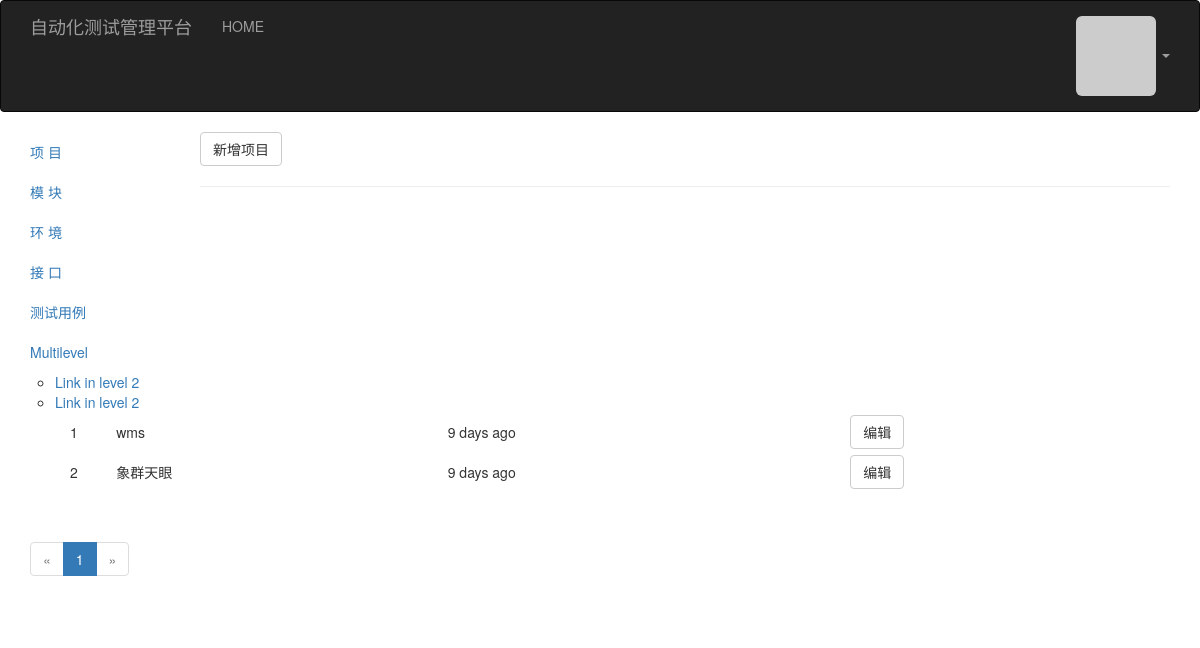
Page /project/show (signed in) on the committed database.
### model.py (models this page shows)
class Project(db.Model):
    __tablename__ = "projects"
    id = db.Column(db.Integer, primary_key=True)
    name = db.Column(db.String(64), unique=True)
    desc = db.Column(db.Text)
    timestamp = db.Column(db.DateTime, index=True, default=datetime.utcnow())
    models = db.relationship('ProjectModel', backref='project',lazy='dynamic')
    testcases = db.relationship('TestCase', backref='project',lazy='dynamic')

### app/project/project_views.py (the view)
@project.route("/project/show", methods=['GET', 'POST'])
@login_required
def show():
    add_form = ProjectForm()
    project_datas =Project.query.all()
    page = request.args.get('page', 1, type=int)
    pagination = Project.query.order_by(Project.timestamp.desc()).paginate(
        page, per_page=current_app.config['FLASKY_POSTS_PER_PAGE'], error_out=False
    )
    if add_form.validate_on_submit():
        project_data = Project(name=add_form.name.data, desc=add_form.desc.data)
        db.session.add(project_data)
        return redirect(url_for("project.show"))
    return render_template("project/show.html", projects=project_datas, pagination=pagination, add_form=add_form)

### model.py (called while the page is built)
@login_manager.user_loader
def load_user(user_id):
    return User.query.get(int(user_id))

    def gravatar(self, size=100, default="identicon", rating='g'):
        use_ssl = True if request.is_secure else False
        if self.avatar_hash:
            url = 'https://secure.gravatar.com/avatar' if use_ssl else 'http://www.gravatar.com/avatar'
            return '{url}/{hash}?s={size}&d={default}&r={rating}'.format(
                url=url, hash=self.avatar_hash, size=size, default=default, rating=rating)
        return libgravatar.Gravatar(self.email).get_image(size=size, default=default, rating=rating, use_ssl=use_ssl)

### app/templates/project/show.html (shortened to what this page needs)
{% extends 'base.html' %}
{% import 'bootstrap/wtf.html' as wtf %}
{% import "_page.html" as macros %}
{% block page_content %}
    <button class="btn btn-default" data-toggle="modal" data-target="#addModal">
	新增项目
    </button>
    <hr>
    <ul class="projects">
            <table  width="100%">
                {% for  project in projects %}
                    <div class="profile-thumbnail">
                        <tr >
                                <td>{{ loop.index0 + 1}} </td>
                                <td>{{ project.name}} </td>
                                <td style="text-align:left;">{{ moment(project.timestamp).fromNow() }}</td>
                                <td height="40px">
                                    <button type="button" class="btn btn-default"
                                              onclick="location.href='{{url_for('project.edit',id=project.id) }}'">编辑
                                    </button>
                                </td>
                        </tr>
                    </div>
                {% endfor %}
            </table>
        </ul>
    <div class="pagination">
        {{ macros.pagination_widget(pagination, 'project.show') }}
    </div>
{% endblock %}

### app/templates/base.html (shortened to what this page needs)
{% extends "bootstrap/base.html" %}
{% block head %}
    {{ super() }}
{% endblock %}
{% block navbar %}
    <div class="wrapper">
        <div class="navbar navbar-inverse " role="navigation">
        <div class="container">
            <div class="navbar-header">
                <a class="navbar-brand" href="/">自动化测试管理平台</a>
            </div>
            <div class="nav navbar-nav navbar-right">
                {% if current_user.is_authenticated %}
                    <li class="dropdown">
                        <a href="#" class="dropdown-toggle" data-toggle="dropdown">
                            <img class="img-rounded profile-thumbnail" src="{{ current_user.gravatar(size=20) }}"> <b class="caret"></b>
                        </a>
                    </li>
                {% else %}
                    <li><a href="{{ url_for('auth.login') }}">Log In</a></li>
                    <li><a href="{{ url_for('auth.register') }}">Sing Up</a></li>
                {% endif %}
            </div>
            <div class="navbar-collapse collapse">
                <ul class="nav navbar-nav">
                    <li><a href="/">HOME</a> </li>
                </ul>
            </div>
        </div>
    </div>
    {% block menu %}
        {% if current_user.is_authenticated %}
            {% include 'menu.html' %}
        {% endif %}
    {% endblock %}
    </div>
{% endblock %}
{% block content %}
    <div class="container">
    {% block page_content %} {% endblock %}
</div>
{% endblock %}

### app/templates/_page.html
{% macro pagination_widget(pagination, endpoint, fragment='') %}
<ul class="pagination">
    <li{% if not pagination.has_prev %} class="disabled"{% endif %}>
        <a href="{% if pagination.has_prev %}{{ url_for(endpoint, page=pagination.prev_num, **kwargs) }}{{ fragment }}{% else %}#{% endif %}">
            &laquo;
        </a>
    </li>
    {% for p in pagination.iter_pages() %}
        {% if p %}
            {% if p == pagination.page %}
            <li class="active">
                <a href="{{ url_for(endpoint, page = p, **kwargs) }}{{ fragment }}">{{ p }}</a>
            </li>
            {% else %}
            <li>
                <a href="{{ url_for(endpoint, page = p, **kwargs) }}{{ fragment }}">{{ p }}</a>
            </li>
            {% endif %}
        {% else %}
        <li class="disabled"><a href="#">&hellip;</a></li>
        {% endif %}
    {% endfor %}
    <li{% if not pagination.has_next %} class="disabled"{% endif %}>
        <a href="{% if pagination.has_next %}{{ url_for(endpoint, page=pagination.next_num, **kwargs) }}{{ fragment }}{% else %}#{% endif %}">
            &raquo;
        </a>
    </li>
</ul>
{% endmacro %}

### app/templates/menu.html (shortened to what this page needs)
<div class=container-fluid" >
    <div class="row-fluie">
        <div class="col-sm-3 col-md-2 sidebar">
                <ul class="nav nav-sidebar">
                    <li><a href="{{ url_for("project.show") }}" ><span>项  目</span></a>
                    </li>
                    <li><a href="#"><span>模  块</span></a></li>
                    <li><a href="#"><span>环  境</span></a></li>
                    <li><a href="{{ url_for("project.interface_show") }}"><span>接  口</span></a></li>
                    <li><a href="{{ url_for("project.testcase_show") }}"><span>测试用例</span></a></li>
                    <li class="treeview">
                        <a href="#"><span>Multilevel</span> </a>
                        <ul class="treeview-menu">
                            <li><a href="#">Link in level 2</a></li>
                            <li><a href="#">Link in level 2</a></li>
                        </ul>
                    </li>
                </ul>
        </div>
    </div>
</div>

### rows in the picture
Project: name "wms", timestamp "9 days ago"
Project: name "象群天眼", timestamp "9 days ago"

### other values in the picture
{{ p }} "1"
